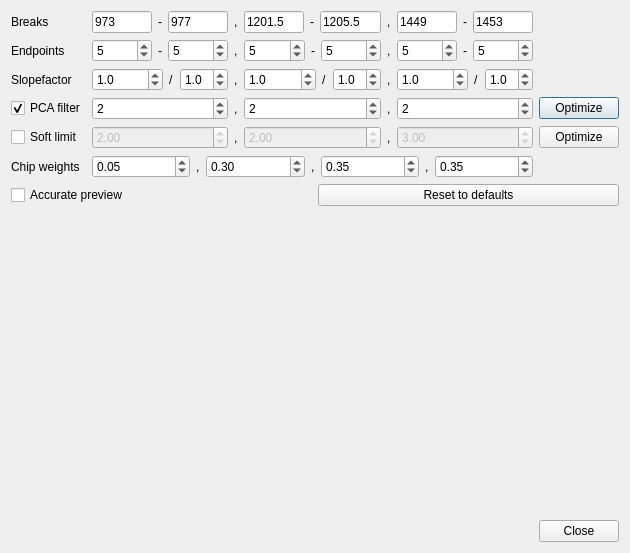
<?xml version="1.0" encoding="UTF-8"?>
<ui version="4.0">
 <class>DialogMCAdvanced</class>
 <widget class="QDialog" name="DialogMCAdvanced">
  <property name="windowModality">
   <enum>Qt::NonModal</enum>
  </property>
  <property name="geometry">
   <rect>
    <x>0</x>
    <y>0</y>
    <width>630</width>
    <height>553</height>
   </rect>
  </property>
  <property name="windowTitle">
   <string>OCTAVVS mIRrage correction settings</string>
  </property>
  <layout class="QVBoxLayout" name="verticalLayout" stretch="0,0,1,0">
   <item>
    <layout class="QGridLayout" name="gridLayout">
     <item row="4" column="2">
      <widget class="QLabel" name="label_25">
       <property name="text">
        <string>,</string>
       </property>
      </widget>
     </item>
     <item row="1" column="5">
      <layout class="QHBoxLayout" name="horizontalLayout_13" stretch="1,0,1">
       <item>
        <widget class="QSpinBox" name="spinBoxMCEndpoints3b">
         <property name="minimum">
          <number>2</number>
         </property>
         <property name="maximum">
          <number>30</number>
         </property>
         <property name="value">
          <number>5</number>
         </property>
        </widget>
       </item>
       <item>
        <widget class="QLabel" name="label_10">
         <property name="text">
          <string>-</string>
         </property>
        </widget>
       </item>
       <item>
        <widget class="QSpinBox" name="spinBoxMCEndpoints3e">
         <property name="minimum">
          <number>2</number>
         </property>
         <property name="maximum">
          <number>30</number>
         </property>
         <property name="value">
          <number>5</number>
         </property>
        </widget>
       </item>
      </layout>
     </item>
     <item row="4" column="0">
      <widget class="QCheckBox" name="checkBoxMCLimit">
       <property name="toolTip">
        <string>Limit the correction factors based on the estimated reliability of each spectrum.</string>
       </property>
       <property name="text">
        <string>Soft limit</string>
       </property>
      </widget>
     </item>
     <item row="3" column="1">
      <widget class="QSpinBox" name="spinBoxMCPCA1">
       <property name="maximum">
        <number>5</number>
       </property>
       <property name="value">
        <number>2</number>
       </property>
      </widget>
     </item>
     <item row="0" column="3">
      <layout class="QHBoxLayout" name="horizontalLayout_7">
       <item>
        <widget class="LineDouble" name="lineEditMCBreak2b">
         <property name="text">
          <string>1201.5</string>
         </property>
        </widget>
       </item>
       <item>
        <widget class="QLabel" name="label_4">
         <property name="text">
          <string>-</string>
         </property>
        </widget>
       </item>
       <item>
        <widget class="LineDouble" name="lineEditMCBreak2e">
         <property name="text">
          <string>1205.5</string>
         </property>
        </widget>
       </item>
      </layout>
     </item>
     <item row="2" column="3">
      <layout class="QHBoxLayout" name="horizontalLayout_15" stretch="1,0,0">
       <item>
        <widget class="QDoubleSpinBox" name="spinBoxMCSlopefactor2b">
         <property name="decimals">
          <number>1</number>
         </property>
         <property name="minimum">
          <double>-1.000000000000000</double>
         </property>
         <property name="maximum">
          <double>2.000000000000000</double>
         </property>
         <property name="singleStep">
          <double>0.500000000000000</double>
         </property>
         <property name="value">
          <double>1.000000000000000</double>
         </property>
        </widget>
       </item>
       <item>
        <widget class="QLabel" name="label_19">
         <property name="text">
          <string>/</string>
         </property>
        </widget>
       </item>
       <item>
        <widget class="QDoubleSpinBox" name="spinBoxMCSlopefactor2e">
         <property name="decimals">
          <number>1</number>
         </property>
         <property name="minimum">
          <double>-1.000000000000000</double>
         </property>
         <property name="maximum">
          <double>2.000000000000000</double>
         </property>
         <property name="singleStep">
          <double>0.500000000000000</double>
         </property>
         <property name="value">
          <double>1.000000000000000</double>
         </property>
        </widget>
       </item>
      </layout>
     </item>
     <item row="2" column="2">
      <widget class="QLabel" name="label_17">
       <property name="text">
        <string>,</string>
       </property>
      </widget>
     </item>
     <item row="3" column="5">
      <widget class="QSpinBox" name="spinBoxMCPCA3">
       <property name="maximum">
        <number>5</number>
       </property>
       <property name="value">
        <number>2</number>
       </property>
      </widget>
     </item>
     <item row="5" column="1" colspan="5">
      <layout class="QHBoxLayout" name="horizontalLayout" stretch="1,0,1,0,1,0,1">
       <item>
        <widget class="QDoubleSpinBox" name="spinBoxMCChipWeight0">
         <property name="minimum">
          <double>0.000000000000000</double>
         </property>
         <property name="maximum">
          <double>1.000000000000000</double>
         </property>
         <property name="singleStep">
          <double>0.050000000000000</double>
         </property>
         <property name="value">
          <double>0.050000000000000</double>
         </property>
        </widget>
       </item>
       <item>
        <widget class="QLabel" name="label_26">
         <property name="text">
          <string>,</string>
         </property>
        </widget>
       </item>
       <item>
        <widget class="QDoubleSpinBox" name="spinBoxMCChipWeight1">
         <property name="minimum">
          <double>0.000000000000000</double>
         </property>
         <property name="maximum">
          <double>1.000000000000000</double>
         </property>
         <property name="singleStep">
          <double>0.050000000000000</double>
         </property>
         <property name="value">
          <double>0.300000000000000</double>
         </property>
        </widget>
       </item>
       <item>
        <widget class="QLabel" name="label_27">
         <property name="text">
          <string>,</string>
         </property>
        </widget>
       </item>
       <item>
        <widget class="QDoubleSpinBox" name="spinBoxMCChipWeight2">
         <property name="minimum">
          <double>0.000000000000000</double>
         </property>
         <property name="maximum">
          <double>1.000000000000000</double>
         </property>
         <property name="singleStep">
          <double>0.050000000000000</double>
         </property>
         <property name="value">
          <double>0.350000000000000</double>
         </property>
        </widget>
       </item>
       <item>
        <widget class="QLabel" name="label_28">
         <property name="text">
          <string>,</string>
         </property>
        </widget>
       </item>
       <item>
        <widget class="QDoubleSpinBox" name="spinBoxMCChipWeight3">
         <property name="minimum">
          <double>0.000000000000000</double>
         </property>
         <property name="maximum">
          <double>1.000000000000000</double>
         </property>
         <property name="singleStep">
          <double>0.050000000000000</double>
         </property>
         <property name="value">
          <double>0.350000000000000</double>
         </property>
        </widget>
       </item>
      </layout>
     </item>
     <item row="2" column="4">
      <widget class="QLabel" name="label_13">
       <property name="text">
        <string>,</string>
       </property>
      </widget>
     </item>
     <item row="0" column="2">
      <widget class="QLabel" name="label_12">
       <property name="text">
        <string>,</string>
       </property>
      </widget>
     </item>
     <item row="1" column="0">
      <widget class="QLabel" name="label_2">
       <property name="toolTip">
        <string>The number of points to be used on either side of the breaks. The main assumption of this algorithm is that the absorbance level is constant or changing linearly across these points.</string>
       </property>
       <property name="text">
        <string>Endpoints</string>
       </property>
      </widget>
     </item>
     <item row="3" column="3">
      <widget class="QSpinBox" name="spinBoxMCPCA2">
       <property name="maximum">
        <number>5</number>
       </property>
       <property name="value">
        <number>2</number>
       </property>
      </widget>
     </item>
     <item row="2" column="5">
      <layout class="QHBoxLayout" name="horizontalLayout_16" stretch="1,0,0">
       <item>
        <widget class="QDoubleSpinBox" name="spinBoxMCSlopefactor3b">
         <property name="decimals">
          <number>1</number>
         </property>
         <property name="minimum">
          <double>-1.000000000000000</double>
         </property>
         <property name="maximum">
          <double>2.000000000000000</double>
         </property>
         <property name="singleStep">
          <double>0.500000000000000</double>
         </property>
         <property name="value">
          <double>1.000000000000000</double>
         </property>
        </widget>
       </item>
       <item>
        <widget class="QLabel" name="label_20">
         <property name="text">
          <string>/</string>
         </property>
        </widget>
       </item>
       <item>
        <widget class="QDoubleSpinBox" name="spinBoxMCSlopefactor3e">
         <property name="decimals">
          <number>1</number>
         </property>
         <property name="minimum">
          <double>-1.000000000000000</double>
         </property>
         <property name="maximum">
          <double>2.000000000000000</double>
         </property>
         <property name="singleStep">
          <double>0.500000000000000</double>
         </property>
         <property name="value">
          <double>1.000000000000000</double>
         </property>
        </widget>
       </item>
      </layout>
     </item>
     <item row="3" column="4">
      <widget class="QLabel" name="label_23">
       <property name="text">
        <string>,</string>
       </property>
      </widget>
     </item>
     <item row="0" column="0">
      <widget class="QLabel" name="label">
       <property name="toolTip">
        <string>The wavenumbers at which the PTIR data are interpolated between the QCL chips. Minor adjustments may be needed if your data were sampled at different points than the data this was tested on.</string>
       </property>
       <property name="text">
        <string>Breaks</string>
       </property>
      </widget>
     </item>
     <item row="1" column="4">
      <widget class="QLabel" name="label_14">
       <property name="text">
        <string>,</string>
       </property>
      </widget>
     </item>
     <item row="4" column="3">
      <widget class="QDoubleSpinBox" name="spinBoxMCLimitLevel2">
       <property name="enabled">
        <bool>false</bool>
       </property>
       <property name="minimum">
        <double>0.010000000000000</double>
       </property>
       <property name="maximum">
        <double>99.000000000000000</double>
       </property>
       <property name="singleStep">
        <double>0.250000000000000</double>
       </property>
       <property name="value">
        <double>2.000000000000000</double>
       </property>
      </widget>
     </item>
     <item row="2" column="0">
      <widget class="QLabel" name="label_3">
       <property name="toolTip">
        <string>The contribution of the slope of the points to the estimated absorbance level at the break. Values of 0 or 1 correspond to constant or linearly changing absorbance; other values make less sense but might work too.</string>
       </property>
       <property name="text">
        <string>Slopefactor</string>
       </property>
      </widget>
     </item>
     <item row="1" column="2">
      <widget class="QLabel" name="label_16">
       <property name="text">
        <string>,</string>
       </property>
      </widget>
     </item>
     <item row="1" column="3">
      <layout class="QHBoxLayout" name="horizontalLayout_12" stretch="1,0,1">
       <item>
        <widget class="QSpinBox" name="spinBoxMCEndpoints2b">
         <property name="minimum">
          <number>2</number>
         </property>
         <property name="maximum">
          <number>30</number>
         </property>
         <property name="value">
          <number>5</number>
         </property>
        </widget>
       </item>
       <item>
        <widget class="QLabel" name="label_9">
         <property name="text">
          <string>-</string>
         </property>
        </widget>
       </item>
       <item>
        <widget class="QSpinBox" name="spinBoxMCEndpoints2e">
         <property name="minimum">
          <number>2</number>
         </property>
         <property name="maximum">
          <number>30</number>
         </property>
         <property name="value">
          <number>5</number>
         </property>
        </widget>
       </item>
      </layout>
     </item>
     <item row="3" column="2">
      <widget class="QLabel" name="label_22">
       <property name="text">
        <string>,</string>
       </property>
      </widget>
     </item>
     <item row="0" column="5">
      <layout class="QHBoxLayout" name="horizontalLayout_10">
       <item>
        <widget class="LineDouble" name="lineEditMCBreak3b">
         <property name="text">
          <string>1449</string>
         </property>
        </widget>
       </item>
       <item>
        <widget class="QLabel" name="label_7">
         <property name="text">
          <string>-</string>
         </property>
        </widget>
       </item>
       <item>
        <widget class="LineDouble" name="lineEditMCBreak3e">
         <property name="text">
          <string>1453</string>
         </property>
        </widget>
       </item>
      </layout>
     </item>
     <item row="4" column="4">
      <widget class="QLabel" name="label_24">
       <property name="text">
        <string>,</string>
       </property>
      </widget>
     </item>
     <item row="0" column="1">
      <layout class="QHBoxLayout" name="horizontalLayout_9">
       <item>
        <widget class="LineDouble" name="lineEditMCBreak1b">
         <property name="text">
          <string>973</string>
         </property>
        </widget>
       </item>
       <item>
        <widget class="QLabel" name="label_6">
         <property name="text">
          <string>-</string>
         </property>
        </widget>
       </item>
       <item>
        <widget class="LineDouble" name="lineEditMCBreak1e">
         <property name="text">
          <string>977</string>
         </property>
        </widget>
       </item>
      </layout>
     </item>
     <item row="1" column="1">
      <layout class="QHBoxLayout" name="horizontalLayout_11" stretch="1,0,1">
       <item>
        <widget class="QSpinBox" name="spinBoxMCEndpoints1b">
         <property name="minimum">
          <number>2</number>
         </property>
         <property name="maximum">
          <number>30</number>
         </property>
         <property name="value">
          <number>5</number>
         </property>
        </widget>
       </item>
       <item>
        <widget class="QLabel" name="label_8">
         <property name="text">
          <string>-</string>
         </property>
        </widget>
       </item>
       <item>
        <widget class="QSpinBox" name="spinBoxMCEndpoints1e">
         <property name="minimum">
          <number>2</number>
         </property>
         <property name="maximum">
          <number>30</number>
         </property>
         <property name="value">
          <number>5</number>
         </property>
        </widget>
       </item>
      </layout>
     </item>
     <item row="4" column="1">
      <widget class="QDoubleSpinBox" name="spinBoxMCLimitLevel1">
       <property name="enabled">
        <bool>false</bool>
       </property>
       <property name="minimum">
        <double>0.010000000000000</double>
       </property>
       <property name="maximum">
        <double>99.000000000000000</double>
       </property>
       <property name="singleStep">
        <double>0.250000000000000</double>
       </property>
       <property name="value">
        <double>2.000000000000000</double>
       </property>
      </widget>
     </item>
     <item row="2" column="1">
      <layout class="QHBoxLayout" name="horizontalLayout_14" stretch="1,0,0">
       <item>
        <widget class="QDoubleSpinBox" name="spinBoxMCSlopefactor1b">
         <property name="decimals">
          <number>1</number>
         </property>
         <property name="minimum">
          <double>-1.000000000000000</double>
         </property>
         <property name="maximum">
          <double>2.000000000000000</double>
         </property>
         <property name="singleStep">
          <double>0.500000000000000</double>
         </property>
         <property name="value">
          <double>1.000000000000000</double>
         </property>
        </widget>
       </item>
       <item>
        <widget class="QLabel" name="label_18">
         <property name="text">
          <string>/</string>
         </property>
        </widget>
       </item>
       <item>
        <widget class="QDoubleSpinBox" name="spinBoxMCSlopefactor1e">
         <property name="decimals">
          <number>1</number>
         </property>
         <property name="minimum">
          <double>-1.000000000000000</double>
         </property>
         <property name="maximum">
          <double>2.000000000000000</double>
         </property>
         <property name="singleStep">
          <double>0.500000000000000</double>
         </property>
         <property name="value">
          <double>1.000000000000000</double>
         </property>
        </widget>
       </item>
      </layout>
     </item>
     <item row="0" column="4">
      <widget class="QLabel" name="label_15">
       <property name="text">
        <string>,</string>
       </property>
      </widget>
     </item>
     <item row="5" column="0">
      <widget class="QLabel" name="label_5">
       <property name="toolTip">
        <string>Weights used for computing the overall normalization of the correction for each spectrum. Putting all weight on one chip will preserve the absorbance levels in that spectral region and rescale the others.</string>
       </property>
       <property name="text">
        <string>Chip weights</string>
       </property>
      </widget>
     </item>
     <item row="3" column="0">
      <widget class="QCheckBox" name="checkBoxMCPCA">
       <property name="toolTip">
        <string>Apply a PCA filter to the data points on both sides of each break before computing their means and slopes, so as to reduce the impact of outliers. It appears that at least two PCA components are needed, due variability in spectra and focus/alignment. With more than 2-3 components, the filter will likely have little effect.</string>
       </property>
       <property name="text">
        <string>PCA filter</string>
       </property>
       <property name="checked">
        <bool>true</bool>
       </property>
      </widget>
     </item>
     <item row="4" column="5">
      <widget class="QDoubleSpinBox" name="spinBoxMCLimitLevel3">
       <property name="enabled">
        <bool>false</bool>
       </property>
       <property name="minimum">
        <double>0.010000000000000</double>
       </property>
       <property name="maximum">
        <double>99.000000000000000</double>
       </property>
       <property name="singleStep">
        <double>0.250000000000000</double>
       </property>
       <property name="value">
        <double>3.000000000000000</double>
       </property>
      </widget>
     </item>
     <item row="3" column="6">
      <widget class="QPushButton" name="pushButtonMCOptimizePCA">
       <property name="text">
        <string>Optimize</string>
       </property>
      </widget>
     </item>
     <item row="4" column="6">
      <widget class="QPushButton" name="pushButtonMCOptimizeSL">
       <property name="text">
        <string>Optimize</string>
       </property>
      </widget>
     </item>
    </layout>
   </item>
   <item>
    <layout class="QHBoxLayout" name="horizontalLayout_2" stretch="1,1">
     <item>
      <widget class="QCheckBox" name="checkBoxMCAccuratePreview">
       <property name="toolTip">
        <string>The PCA filter and soft limit get information from the full set of spectra. When this option is checked, the correction will be shown as it really will be, at the cost of computational time. Otherwise, only the selected spectra are used for computing the preview.</string>
       </property>
       <property name="text">
        <string>Accurate preview</string>
       </property>
      </widget>
     </item>
     <item>
      <widget class="QPushButton" name="pushButtonMCDefaults">
       <property name="text">
        <string>Reset to defaults</string>
       </property>
      </widget>
     </item>
    </layout>
   </item>
   <item>
    <widget class="MCInfoPlotWidget" name="plot_MCInfo" native="true">
     <property name="minimumSize">
      <size>
       <width>100</width>
       <height>180</height>
      </size>
     </property>
    </widget>
   </item>
   <item>
    <widget class="QDialogButtonBox" name="buttonBox">
     <property name="orientation">
      <enum>Qt::Horizontal</enum>
     </property>
     <property name="standardButtons">
      <set>QDialogButtonBox::Close</set>
     </property>
    </widget>
   </item>
  </layout>
 </widget>
 <customwidgets>
  <customwidget>
   <class>LineDouble</class>
   <extends>QLineEdit</extends>
   <header location="global">octavvs/ui/linedouble.h</header>
   <slots>
    <slot>setValue(float)</slot>
    <slot>setRange(float,float)</slot>
   </slots>
  </customwidget>
  <customwidget>
   <class>MCInfoPlotWidget</class>
   <extends>QWidget</extends>
   <header>octavvs/prep/dataplotwidget.h</header>
   <container>1</container>
  </customwidget>
 </customwidgets>
 <tabstops>
  <tabstop>lineEditMCBreak1b</tabstop>
  <tabstop>lineEditMCBreak1e</tabstop>
  <tabstop>lineEditMCBreak2b</tabstop>
  <tabstop>lineEditMCBreak2e</tabstop>
  <tabstop>lineEditMCBreak3b</tabstop>
  <tabstop>lineEditMCBreak3e</tabstop>
  <tabstop>spinBoxMCEndpoints1b</tabstop>
  <tabstop>spinBoxMCEndpoints1e</tabstop>
  <tabstop>spinBoxMCEndpoints2b</tabstop>
  <tabstop>spinBoxMCEndpoints2e</tabstop>
  <tabstop>spinBoxMCEndpoints3b</tabstop>
  <tabstop>spinBoxMCEndpoints3e</tabstop>
  <tabstop>spinBoxMCSlopefactor1b</tabstop>
  <tabstop>spinBoxMCSlopefactor1e</tabstop>
  <tabstop>spinBoxMCSlopefactor2b</tabstop>
  <tabstop>spinBoxMCSlopefactor2e</tabstop>
  <tabstop>spinBoxMCSlopefactor3b</tabstop>
  <tabstop>spinBoxMCSlopefactor3e</tabstop>
  <tabstop>checkBoxMCPCA</tabstop>
  <tabstop>spinBoxMCPCA1</tabstop>
  <tabstop>spinBoxMCPCA2</tabstop>
  <tabstop>spinBoxMCPCA3</tabstop>
  <tabstop>pushButtonMCOptimizePCA</tabstop>
  <tabstop>checkBoxMCLimit</tabstop>
  <tabstop>spinBoxMCLimitLevel1</tabstop>
  <tabstop>spinBoxMCLimitLevel2</tabstop>
  <tabstop>spinBoxMCLimitLevel3</tabstop>
  <tabstop>pushButtonMCOptimizeSL</tabstop>
  <tabstop>spinBoxMCChipWeight0</tabstop>
  <tabstop>spinBoxMCChipWeight1</tabstop>
  <tabstop>spinBoxMCChipWeight2</tabstop>
  <tabstop>spinBoxMCChipWeight3</tabstop>
  <tabstop>checkBoxMCAccuratePreview</tabstop>
  <tabstop>pushButtonMCDefaults</tabstop>
 </tabstops>
 <resources/>
 <connections>
  <connection>
   <sender>buttonBox</sender>
   <signal>accepted()</signal>
   <receiver>DialogMCAdvanced</receiver>
   <slot>accept()</slot>
   <hints>
    <hint type="sourcelabel">
     <x>251</x>
     <y>264</y>
    </hint>
    <hint type="destinationlabel">
     <x>157</x>
     <y>273</y>
    </hint>
   </hints>
  </connection>
  <connection>
   <sender>buttonBox</sender>
   <signal>rejected()</signal>
   <receiver>DialogMCAdvanced</receiver>
   <slot>reject()</slot>
   <hints>
    <hint type="sourcelabel">
     <x>319</x>
     <y>264</y>
    </hint>
    <hint type="destinationlabel">
     <x>286</x>
     <y>273</y>
    </hint>
   </hints>
  </connection>
 </connections>
</ui>
